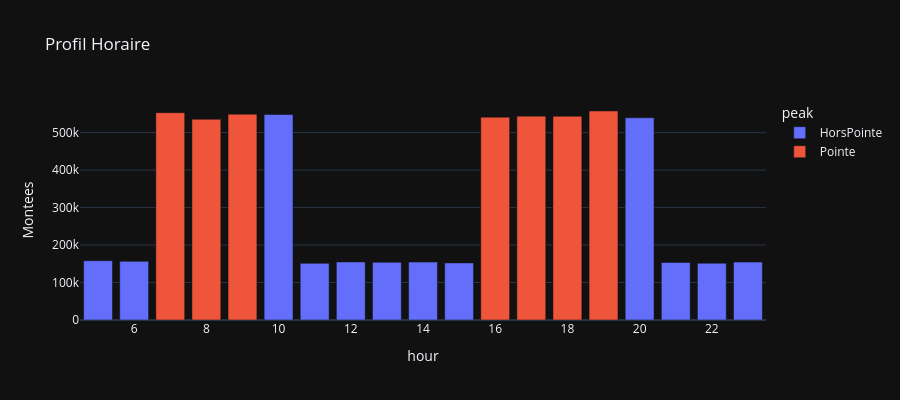

Write notebook code for a chart like this one.
### Markdown cell above
## Profil Horaire

### Code cell
hourly = freq.groupby('hour')['Montees'].sum().reset_index()
hourly['peak'] = hourly['hour'].apply(lambda x: 'Pointe' if (7<=x<=9 or 16<=x<=19) else 'HorsPointe')

fig_h = px.bar(hourly, x='hour', y='Montees', color='peak', title='Profil Horaire')
fig_h.update_layout(template='plotly_dark', height=400)
display(fig_h)

### Figure 1 — Plotly figure (JSON) as saved in the notebook; plotly's stock layout.template omitted (floating-point values rounded to 4 significant figures)
{"data": [{"hovertemplate": "peak=HorsPointe<br>hour=%{x}<br>Montees=%{y}<extra></extra>", "legendgroup": "HorsPointe", "marker": {"color": "#636efa", "pattern": {"shape": ""}}, "name": "HorsPointe", "orientation": "v", "showlegend": true, "textposition": "auto", "type": "bar", "x": [5, 6, 10, 11, 12, 13, 14, 15, 20, 21, 22, 23], "xaxis": "x", "y": [158204, 156446, 548242, 151105, 154993, 153797, 154490, 152360, 539676, 153435, 151584, 154622], "yaxis": "y"}, {"hovertemplate": "peak=Pointe<br>hour=%{x}<br>Montees=%{y}<extra></extra>", "legendgroup": "Pointe", "marker": {"color": "#EF553B", "pattern": {"shape": ""}}, "name": "Pointe", "orientation": "v", "showlegend": true, "textposition": "auto", "type": "bar", "x": [7, 8, 9, 16, 17, 18, 19], "xaxis": "x", "y": [553295, 535653, 549299, 541305, 544000, 543709, 557703], "yaxis": "y"}], "layout": {"barmode": "relative", "height": 400, "legend": {"title": {"text": "peak"}, "tracegroupgap": 0}, "title": {"text": "Profil Horaire"}, "xaxis": {"anchor": "y", "domain": [0, 1], "title": {"text": "hour"}}, "yaxis": {"anchor": "x", "domain": [0, 1], "title": {"text": "Montees"}}}}
